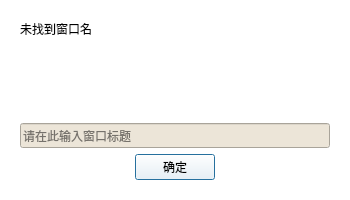
<?xml version="1.0" encoding="UTF-8"?>
<ui version="4.0">
 <class>Dialog</class>
 <widget class="QDialog" name="Dialog">
  <property name="geometry">
   <rect>
    <x>0</x>
    <y>0</y>
    <width>350</width>
    <height>200</height>
   </rect>
  </property>
  <property name="palette">
   <palette>
    <active>
     <colorrole role="WindowText">
      <brush brushstyle="SolidPattern">
       <color alpha="255">
        <red>0</red>
        <green>0</green>
        <blue>0</blue>
       </color>
      </brush>
     </colorrole>
     <colorrole role="Button">
      <brush brushstyle="SolidPattern">
       <color alpha="255">
        <red>255</red>
        <green>255</green>
        <blue>255</blue>
       </color>
      </brush>
     </colorrole>
     <colorrole role="Light">
      <brush brushstyle="SolidPattern">
       <color alpha="255">
        <red>255</red>
        <green>255</green>
        <blue>255</blue>
       </color>
      </brush>
     </colorrole>
     <colorrole role="Midlight">
      <brush brushstyle="SolidPattern">
       <color alpha="255">
        <red>255</red>
        <green>255</green>
        <blue>255</blue>
       </color>
      </brush>
     </colorrole>
     <colorrole role="Dark">
      <brush brushstyle="SolidPattern">
       <color alpha="255">
        <red>127</red>
        <green>127</green>
        <blue>127</blue>
       </color>
      </brush>
     </colorrole>
     <colorrole role="Mid">
      <brush brushstyle="SolidPattern">
       <color alpha="255">
        <red>170</red>
        <green>170</green>
        <blue>170</blue>
       </color>
      </brush>
     </colorrole>
     <colorrole role="Text">
      <brush brushstyle="SolidPattern">
       <color alpha="255">
        <red>0</red>
        <green>0</green>
        <blue>0</blue>
       </color>
      </brush>
     </colorrole>
     <colorrole role="BrightText">
      <brush brushstyle="SolidPattern">
       <color alpha="255">
        <red>255</red>
        <green>255</green>
        <blue>255</blue>
       </color>
      </brush>
     </colorrole>
     <colorrole role="ButtonText">
      <brush brushstyle="SolidPattern">
       <color alpha="255">
        <red>0</red>
        <green>0</green>
        <blue>0</blue>
       </color>
      </brush>
     </colorrole>
     <colorrole role="Base">
      <brush brushstyle="SolidPattern">
       <color alpha="255">
        <red>255</red>
        <green>255</green>
        <blue>255</blue>
       </color>
      </brush>
     </colorrole>
     <colorrole role="Window">
      <brush brushstyle="SolidPattern">
       <color alpha="255">
        <red>255</red>
        <green>255</green>
        <blue>255</blue>
       </color>
      </brush>
     </colorrole>
     <colorrole role="Shadow">
      <brush brushstyle="SolidPattern">
       <color alpha="255">
        <red>0</red>
        <green>0</green>
        <blue>0</blue>
       </color>
      </brush>
     </colorrole>
     <colorrole role="AlternateBase">
      <brush brushstyle="SolidPattern">
       <color alpha="255">
        <red>255</red>
        <green>255</green>
        <blue>255</blue>
       </color>
      </brush>
     </colorrole>
     <colorrole role="ToolTipBase">
      <brush brushstyle="SolidPattern">
       <color alpha="255">
        <red>255</red>
        <green>255</green>
        <blue>220</blue>
       </color>
      </brush>
     </colorrole>
     <colorrole role="ToolTipText">
      <brush brushstyle="SolidPattern">
       <color alpha="255">
        <red>0</red>
        <green>0</green>
        <blue>0</blue>
       </color>
      </brush>
     </colorrole>
    </active>
    <inactive>
     <colorrole role="WindowText">
      <brush brushstyle="SolidPattern">
       <color alpha="255">
        <red>0</red>
        <green>0</green>
        <blue>0</blue>
       </color>
      </brush>
     </colorrole>
     <colorrole role="Button">
      <brush brushstyle="SolidPattern">
       <color alpha="255">
        <red>255</red>
        <green>255</green>
        <blue>255</blue>
       </color>
      </brush>
     </colorrole>
     <colorrole role="Light">
      <brush brushstyle="SolidPattern">
       <color alpha="255">
        <red>255</red>
        <green>255</green>
        <blue>255</blue>
       </color>
      </brush>
     </colorrole>
     <colorrole role="Midlight">
      <brush brushstyle="SolidPattern">
       <color alpha="255">
        <red>255</red>
        <green>255</green>
        <blue>255</blue>
       </color>
      </brush>
     </colorrole>
     <colorrole role="Dark">
      <brush brushstyle="SolidPattern">
       <color alpha="255">
        <red>127</red>
        <green>127</green>
        <blue>127</blue>
       </color>
      </brush>
     </colorrole>
     <colorrole role="Mid">
      <brush brushstyle="SolidPattern">
       <color alpha="255">
        <red>170</red>
        <green>170</green>
        <blue>170</blue>
       </color>
      </brush>
     </colorrole>
     <colorrole role="Text">
      <brush brushstyle="SolidPattern">
       <color alpha="255">
        <red>0</red>
        <green>0</green>
        <blue>0</blue>
       </color>
      </brush>
     </colorrole>
     <colorrole role="BrightText">
      <brush brushstyle="SolidPattern">
       <color alpha="255">
        <red>255</red>
        <green>255</green>
        <blue>255</blue>
       </color>
      </brush>
     </colorrole>
     <colorrole role="ButtonText">
      <brush brushstyle="SolidPattern">
       <color alpha="255">
        <red>0</red>
        <green>0</green>
        <blue>0</blue>
       </color>
      </brush>
     </colorrole>
     <colorrole role="Base">
      <brush brushstyle="SolidPattern">
       <color alpha="255">
        <red>255</red>
        <green>255</green>
        <blue>255</blue>
       </color>
      </brush>
     </colorrole>
     <colorrole role="Window">
      <brush brushstyle="SolidPattern">
       <color alpha="255">
        <red>255</red>
        <green>255</green>
        <blue>255</blue>
       </color>
      </brush>
     </colorrole>
     <colorrole role="Shadow">
      <brush brushstyle="SolidPattern">
       <color alpha="255">
        <red>0</red>
        <green>0</green>
        <blue>0</blue>
       </color>
      </brush>
     </colorrole>
     <colorrole role="AlternateBase">
      <brush brushstyle="SolidPattern">
       <color alpha="255">
        <red>255</red>
        <green>255</green>
        <blue>255</blue>
       </color>
      </brush>
     </colorrole>
     <colorrole role="ToolTipBase">
      <brush brushstyle="SolidPattern">
       <color alpha="255">
        <red>255</red>
        <green>255</green>
        <blue>220</blue>
       </color>
      </brush>
     </colorrole>
     <colorrole role="ToolTipText">
      <brush brushstyle="SolidPattern">
       <color alpha="255">
        <red>0</red>
        <green>0</green>
        <blue>0</blue>
       </color>
      </brush>
     </colorrole>
    </inactive>
    <disabled>
     <colorrole role="WindowText">
      <brush brushstyle="SolidPattern">
       <color alpha="255">
        <red>127</red>
        <green>127</green>
        <blue>127</blue>
       </color>
      </brush>
     </colorrole>
     <colorrole role="Button">
      <brush brushstyle="SolidPattern">
       <color alpha="255">
        <red>255</red>
        <green>255</green>
        <blue>255</blue>
       </color>
      </brush>
     </colorrole>
     <colorrole role="Light">
      <brush brushstyle="SolidPattern">
       <color alpha="255">
        <red>255</red>
        <green>255</green>
        <blue>255</blue>
       </color>
      </brush>
     </colorrole>
     <colorrole role="Midlight">
      <brush brushstyle="SolidPattern">
       <color alpha="255">
        <red>255</red>
        <green>255</green>
        <blue>255</blue>
       </color>
      </brush>
     </colorrole>
     <colorrole role="Dark">
      <brush brushstyle="SolidPattern">
       <color alpha="255">
        <red>127</red>
        <green>127</green>
        <blue>127</blue>
       </color>
      </brush>
     </colorrole>
     <colorrole role="Mid">
      <brush brushstyle="SolidPattern">
       <color alpha="255">
        <red>170</red>
        <green>170</green>
        <blue>170</blue>
       </color>
      </brush>
     </colorrole>
     <colorrole role="Text">
      <brush brushstyle="SolidPattern">
       <color alpha="255">
        <red>127</red>
        <green>127</green>
        <blue>127</blue>
       </color>
      </brush>
     </colorrole>
     <colorrole role="BrightText">
      <brush brushstyle="SolidPattern">
       <color alpha="255">
        <red>255</red>
        <green>255</green>
        <blue>255</blue>
       </color>
      </brush>
     </colorrole>
     <colorrole role="ButtonText">
      <brush brushstyle="SolidPattern">
       <color alpha="255">
        <red>127</red>
        <green>127</green>
        <blue>127</blue>
       </color>
      </brush>
     </colorrole>
     <colorrole role="Base">
      <brush brushstyle="SolidPattern">
       <color alpha="255">
        <red>255</red>
        <green>255</green>
        <blue>255</blue>
       </color>
      </brush>
     </colorrole>
     <colorrole role="Window">
      <brush brushstyle="SolidPattern">
       <color alpha="255">
        <red>255</red>
        <green>255</green>
        <blue>255</blue>
       </color>
      </brush>
     </colorrole>
     <colorrole role="Shadow">
      <brush brushstyle="SolidPattern">
       <color alpha="255">
        <red>0</red>
        <green>0</green>
        <blue>0</blue>
       </color>
      </brush>
     </colorrole>
     <colorrole role="AlternateBase">
      <brush brushstyle="SolidPattern">
       <color alpha="255">
        <red>255</red>
        <green>255</green>
        <blue>255</blue>
       </color>
      </brush>
     </colorrole>
     <colorrole role="ToolTipBase">
      <brush brushstyle="SolidPattern">
       <color alpha="255">
        <red>255</red>
        <green>255</green>
        <blue>220</blue>
       </color>
      </brush>
     </colorrole>
     <colorrole role="ToolTipText">
      <brush brushstyle="SolidPattern">
       <color alpha="255">
        <red>0</red>
        <green>0</green>
        <blue>0</blue>
       </color>
      </brush>
     </colorrole>
    </disabled>
   </palette>
  </property>
  <property name="font">
   <font>
    <family>汉仪文黑-85W</family>
   </font>
  </property>
  <property name="windowTitle">
   <string>输入窗口名称</string>
  </property>
  <property name="modal">
   <bool>true</bool>
  </property>
  <layout class="QVBoxLayout" name="verticalLayout">
   <property name="leftMargin">
    <number>20</number>
   </property>
   <property name="topMargin">
    <number>20</number>
   </property>
   <property name="rightMargin">
    <number>20</number>
   </property>
   <property name="bottomMargin">
    <number>20</number>
   </property>
   <item>
    <widget class="QLabel" name="label">
     <property name="sizePolicy">
      <sizepolicy hsizetype="Preferred" vsizetype="Expanding">
       <horstretch>0</horstretch>
       <verstretch>0</verstretch>
      </sizepolicy>
     </property>
     <property name="text">
      <string>未找到窗口名</string>
     </property>
     <property name="alignment">
      <set>Qt::AlignLeading|Qt::AlignLeft|Qt::AlignTop</set>
     </property>
     <property name="wordWrap">
      <bool>true</bool>
     </property>
     <property name="margin">
      <number>10</number>
     </property>
    </widget>
   </item>
   <item>
    <widget class="QLineEdit" name="lineEdit">
     <property name="font">
      <font>
       <family>汉仪文黑-85W</family>
      </font>
     </property>
     <property name="styleSheet">
      <string notr="true">background-color: rgb(236, 229, 216);</string>
     </property>
     <property name="text">
      <string/>
     </property>
     <property name="placeholderText">
      <string>请在此输入窗口标题</string>
     </property>
    </widget>
   </item>
   <item>
    <layout class="QHBoxLayout" name="horizontalLayout">
     <property name="sizeConstraint">
      <enum>QLayout::SetDefaultConstraint</enum>
     </property>
     <item>
      <spacer name="horizontalSpacer">
       <property name="orientation">
        <enum>Qt::Horizontal</enum>
       </property>
       <property name="sizeHint" stdset="0">
        <size>
         <width>40</width>
         <height>20</height>
        </size>
       </property>
      </spacer>
     </item>
     <item>
      <widget class="QPushButton" name="pushButton">
       <property name="sizePolicy">
        <sizepolicy hsizetype="Minimum" vsizetype="Maximum">
         <horstretch>0</horstretch>
         <verstretch>0</verstretch>
        </sizepolicy>
       </property>
       <property name="text">
        <string>确定</string>
       </property>
      </widget>
     </item>
     <item>
      <spacer name="horizontalSpacer_2">
       <property name="orientation">
        <enum>Qt::Horizontal</enum>
       </property>
       <property name="sizeHint" stdset="0">
        <size>
         <width>40</width>
         <height>20</height>
        </size>
       </property>
      </spacer>
     </item>
    </layout>
   </item>
  </layout>
 </widget>
 <resources/>
 <connections>
  <connection>
   <sender>pushButton</sender>
   <signal>clicked()</signal>
   <receiver>Dialog</receiver>
   <slot>accept()</slot>
   <hints>
    <hint type="sourcelabel">
     <x>175</x>
     <y>164</y>
    </hint>
    <hint type="destinationlabel">
     <x>174</x>
     <y>99</y>
    </hint>
   </hints>
  </connection>
 </connections>
</ui>
